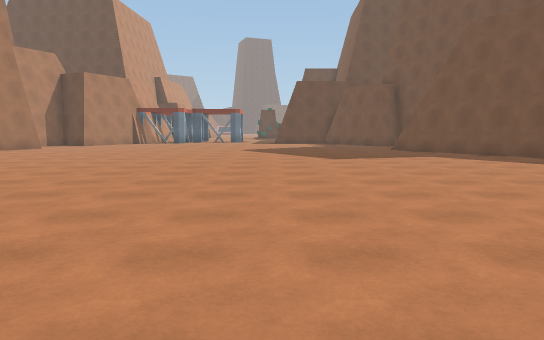
[1] (above)

21 first-person views from a walk through a Unity game level. The camera is 1.4 m above the floor, tilts 6° down and sees 70° across. The floor is counted in squares, 2 m on a side. Each view is taken from the middle of a square. On the plan, view 1 faces up. The plan holds only what a view shows up to about 11 squares ahead; the rest is blank. The place goes on beyond the plan. The player character is not drawn. Some surface patterns are stand-ins.

[2]
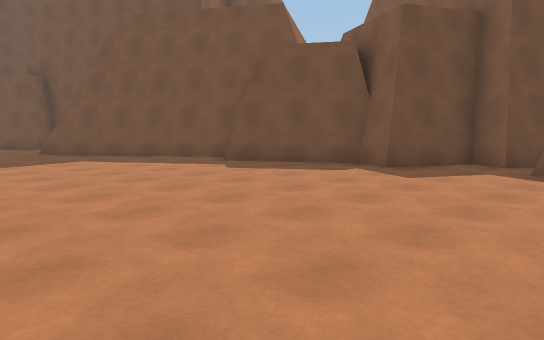

[3]
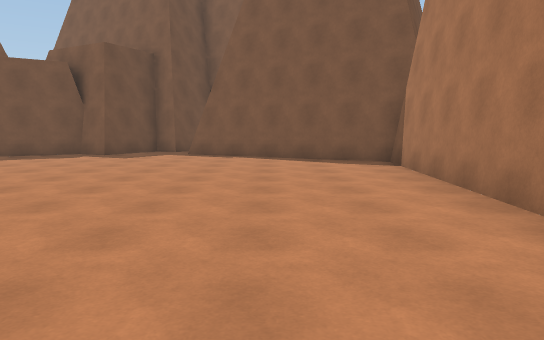

[4]
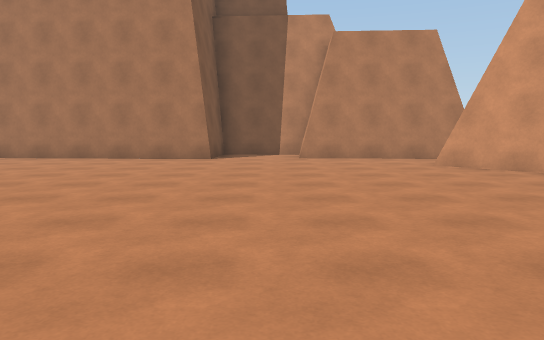

[5]
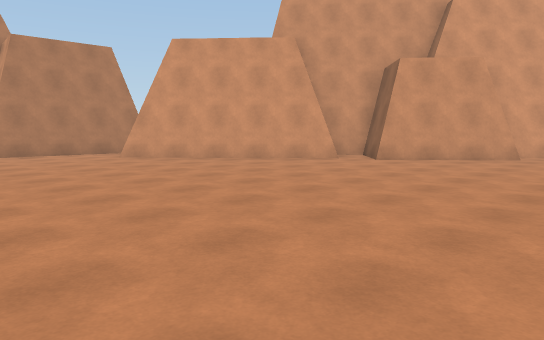

[6]
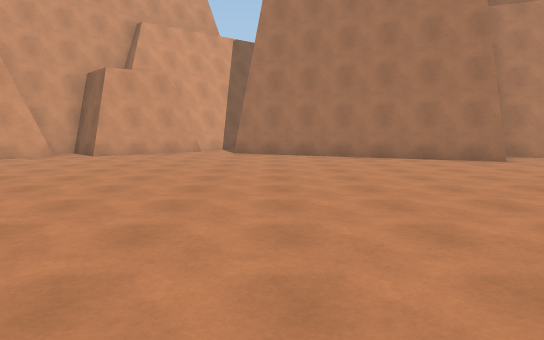

[7]
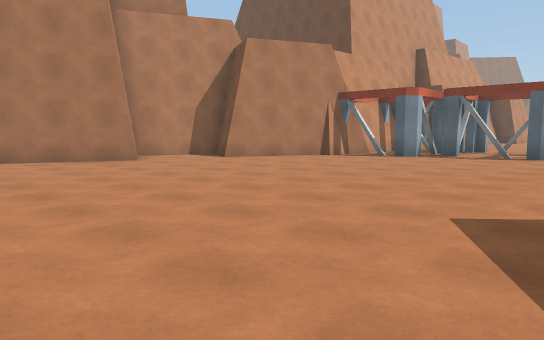

[8]
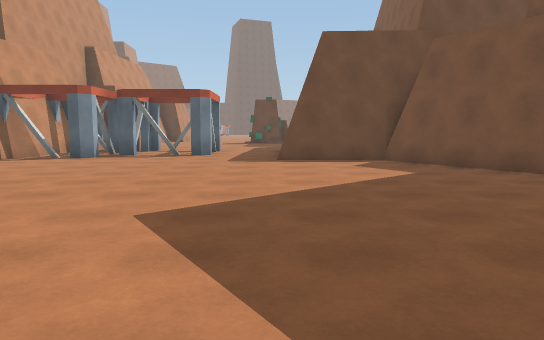

[9]
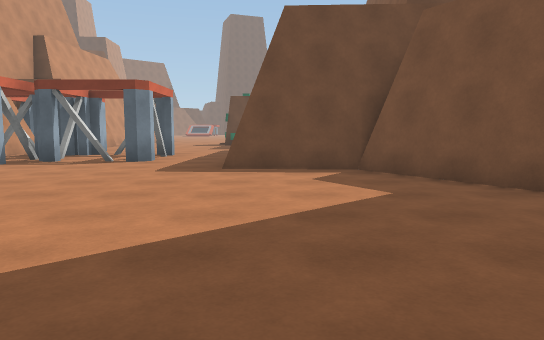

[10]
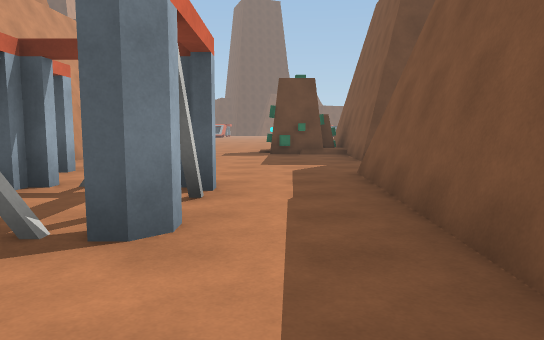

[11]
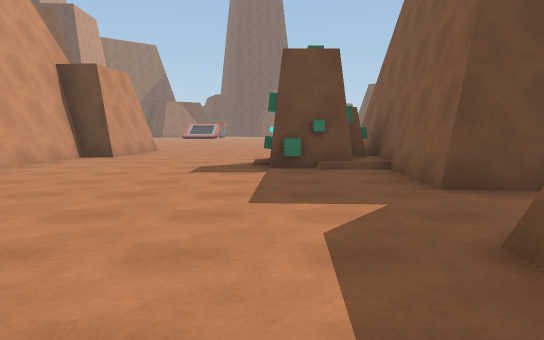

[12]
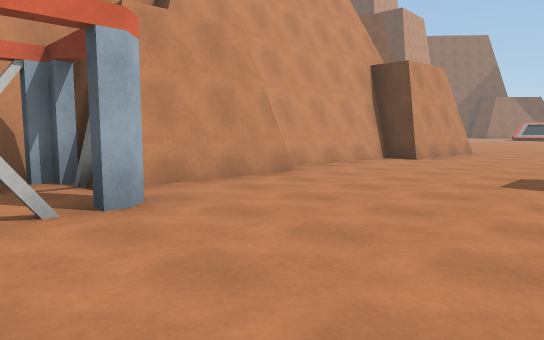

[13]
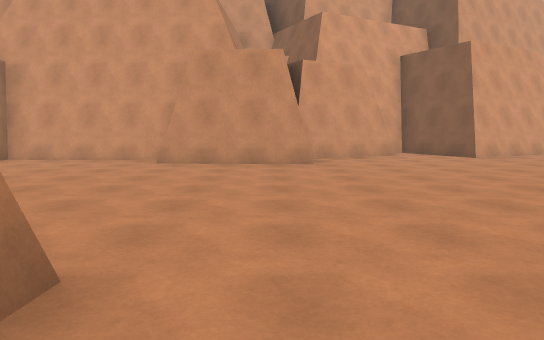

[14]
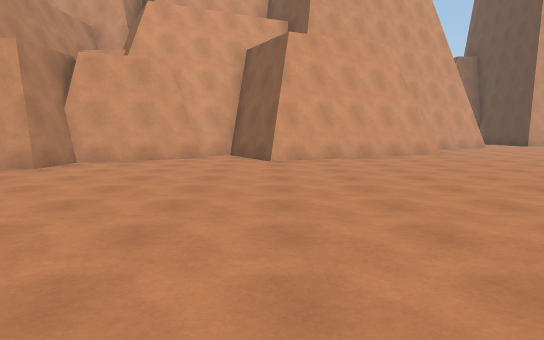

[15]
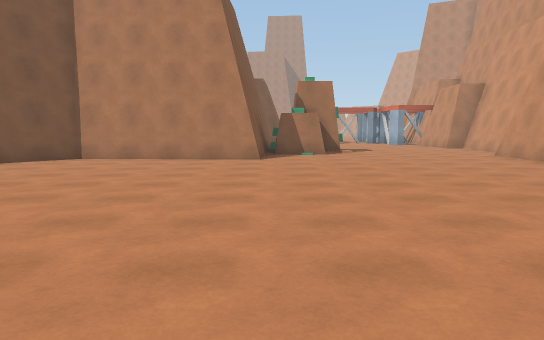

[16]
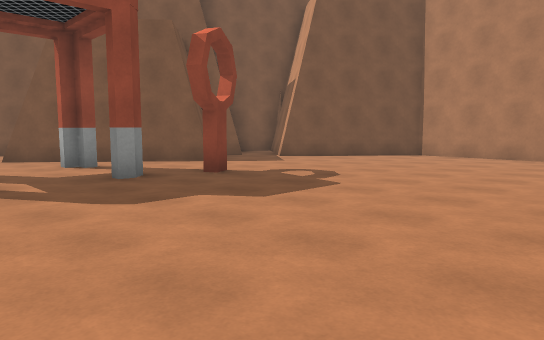

[17]
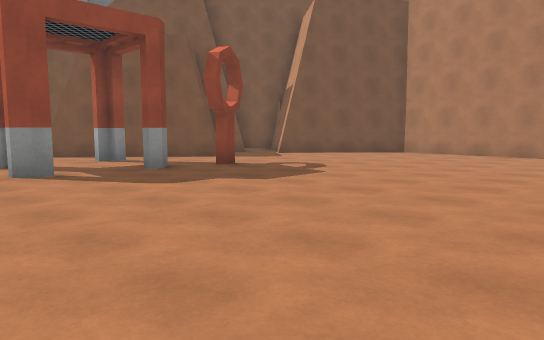

[18]
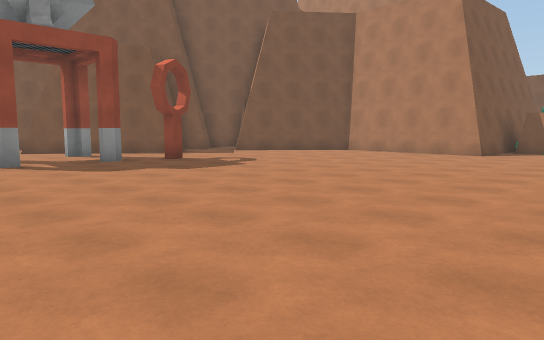

[19]
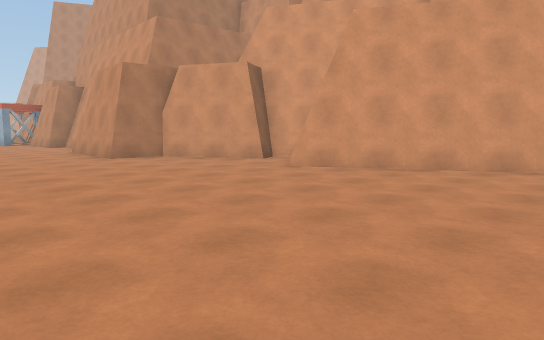

[20]
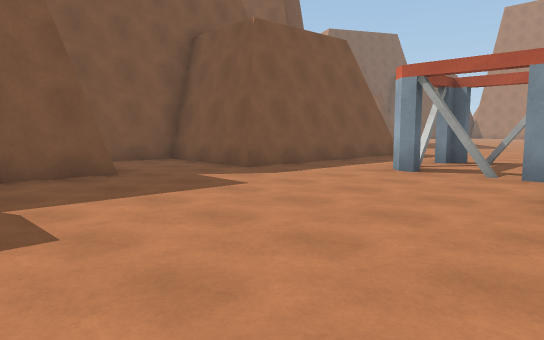

[21]
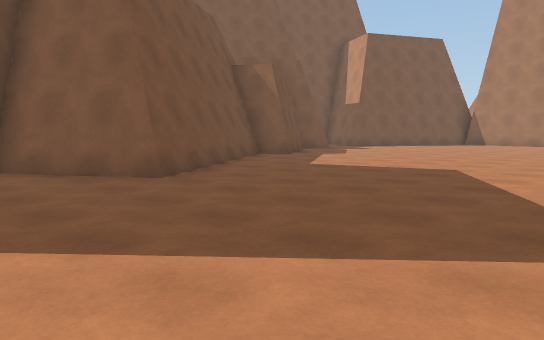

### Floor plan
Points are (right, up) in squares from view 1. A wall is a line through its corners. A room is listed if a view was taken in it or the views show most of it. See-through windows are left out.
Room 1 (views 1, 2, 3, 4, 5, 6, 7, 8, 9, 10, 11, 12, 20, 21)
walls: (-8.4, 14.1) (-11, 8.5); (5.4, 13.8) (6.8, 14.7); (4.4, 16) (2.6, 18.8); (-9.4, 16.1) (-10.1, 14.7); (2.9, 18.8) (0.3, 19) (0.5, 24.1) (3.4, 23.9) (3.5, 25.8); (-6.6, 19.2) (-6.6, 18.7) (-7.8, 16.3) (-8.9, 16.8); (7.3, 8.6) (4.3, 13.1) (5.1, 13.6); (-6, 20) (-6.3, 19.3); (-10, 3.4) (-9.5, 2.8); (-6.5, 21.1) (-6.5, 20.6); (-9.2, 2.6) (-6.4, -0.6); (-12.3, 6.7) (-10.2, 4.4) (-11.5, 3.3); (-13.5, 7) (-12.9, 6.3); (-6.4, 23.1) (-6.4, 22.6); (9, 3) (9.4, 3.7) (7.6, 4.6) (8.1, 5.5) (6.5, 7.9); (-7.5, -2.3) (-3.7, -2.5); (-6.3, 24.9) (-7, 25); (-1.6, -3.8) (-1.5, -2.2) (5.4, -2.6) (8.1, 2.4); (-4.1, -3.9) (-1.6, -4); (2.3, 26.6) (1, 26.6) (1.2, 30); (-5.5, 27.8) (-5.7, 25.4); (-5.3, 27.9) (-5.4, 25.4); (1.1, 28.9) (-1.1, 28.9); (-5.1, 31.8) (-5.9, 31.9) (-6.1, 27.8)
low walls: (4.5, 13.4) (6.2, 14.6); (-6.3, 19.3) (-6.4, 18.5); (-9.8, 3.5) (-6.5, -0.2); (-13.3, 7.1) (-12.7, 6.5); (-6.1, 23.9) (-6.3, 20.2); (-3.8, -3.7) (-1.6, -3.8)
ways out: opening at (-2.5, 31) to room 2
objects: other object (-6, 22); other object (-6, 25); other object (-5, 19) to (-4, 22); other object (-4, 20) to (-2, 23); other object (-4, 24)
Room 2 (views 13, 14, 15, 16, 17, 18, 19)
walls: (-4.9, 34.5) (-5.1, 31.8); (-6.7, 39.1) (-8, 38.4); (-0.5, 31.2) (1, 31.2); (9, 37.4) (8.2, 38) (9.6, 39.6); (9.1, 36) (9.4, 36.4); (1.2, 30) (1.4, 32.9) (5.7, 32.7) (8, 35.5) (8.6, 35); (-8.5, 38.2) (-8.9, 38); (-8.8, 37.8) (-8.2, 36.7) (-7.4, 37.1) (-6.2, 34.8) (-5.4, 34.7); (-9.1, 43.6) (-6.6, 38.9)
low walls: (-6.6, 38.9) (-8.8, 37.8)
ways out: opening at (-2.5, 31) to room 1
objects: other object (6, 39); other object (7, 40); other object (7, 43); other object (9, 41) to (9, 42)

Where each view was taken, in squares from view 1:
view 1: 0 up, 0 right, facing up
view 2: 1 up, 1 right, facing up-right
view 3: 0 up, 3 left, facing right
view 4: 7 up, 3 left, facing down
view 5: 9 up, 2 left, facing down-left
view 6: 9 up, 0 right, facing left
view 7: 10 up, 0 right, facing up-left
view 8: 10 up, 0 right, facing up
view 9: 12 up, 1 right, facing up
view 10: 18 up, 1 left, facing up
view 11: 22 up, 1 left, facing up
view 12: 23 up, 1 left, facing up-left
view 13: 34 up, 3 right, facing left
view 14: 39 up, 2 right, facing left
view 15: 42 up, 1 right, facing down
view 16: 43 up, 1 right, facing down-right
view 17: 44 up, 0 right, facing down-right
view 18: 44 up, 2 left, facing down-right
view 19: 44 up, 1 left, facing down-left
view 20: 29 up, 5 left, facing down-right
view 21: 16 up, 1 left, facing down-right
